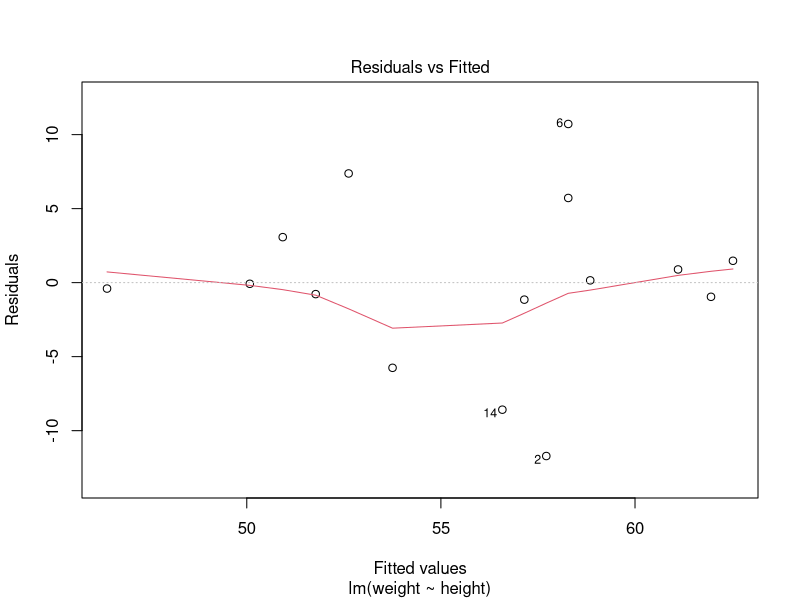
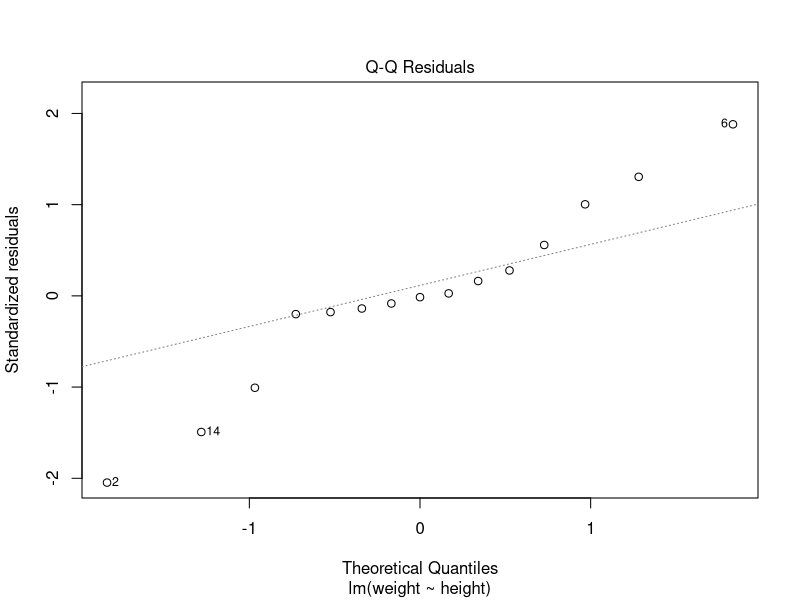
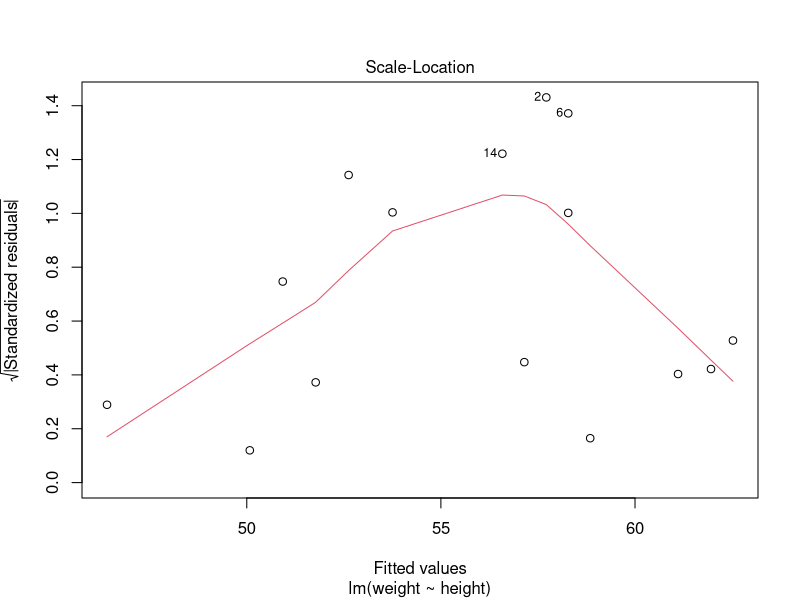
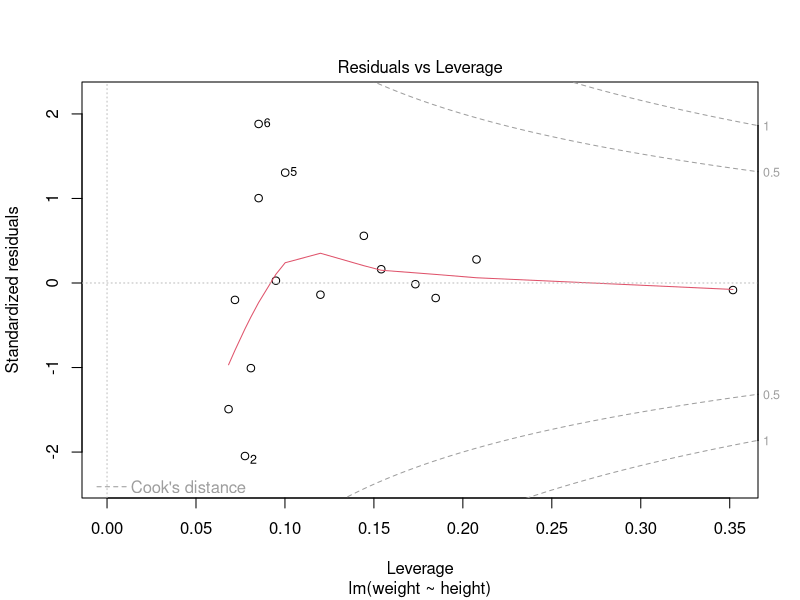

Generate these figures, in order, with R:
height<-c(102,117,105,141,135,115,138,144,157,100,131,119,115,121,113)
weight<-c(61,46,62,54,60,69,51,50,46,64,48,56,64,48,59)
student<-lm(weight~height)
student
predict(student,data.frame(height=199),interval="confidence")
plot(student)
